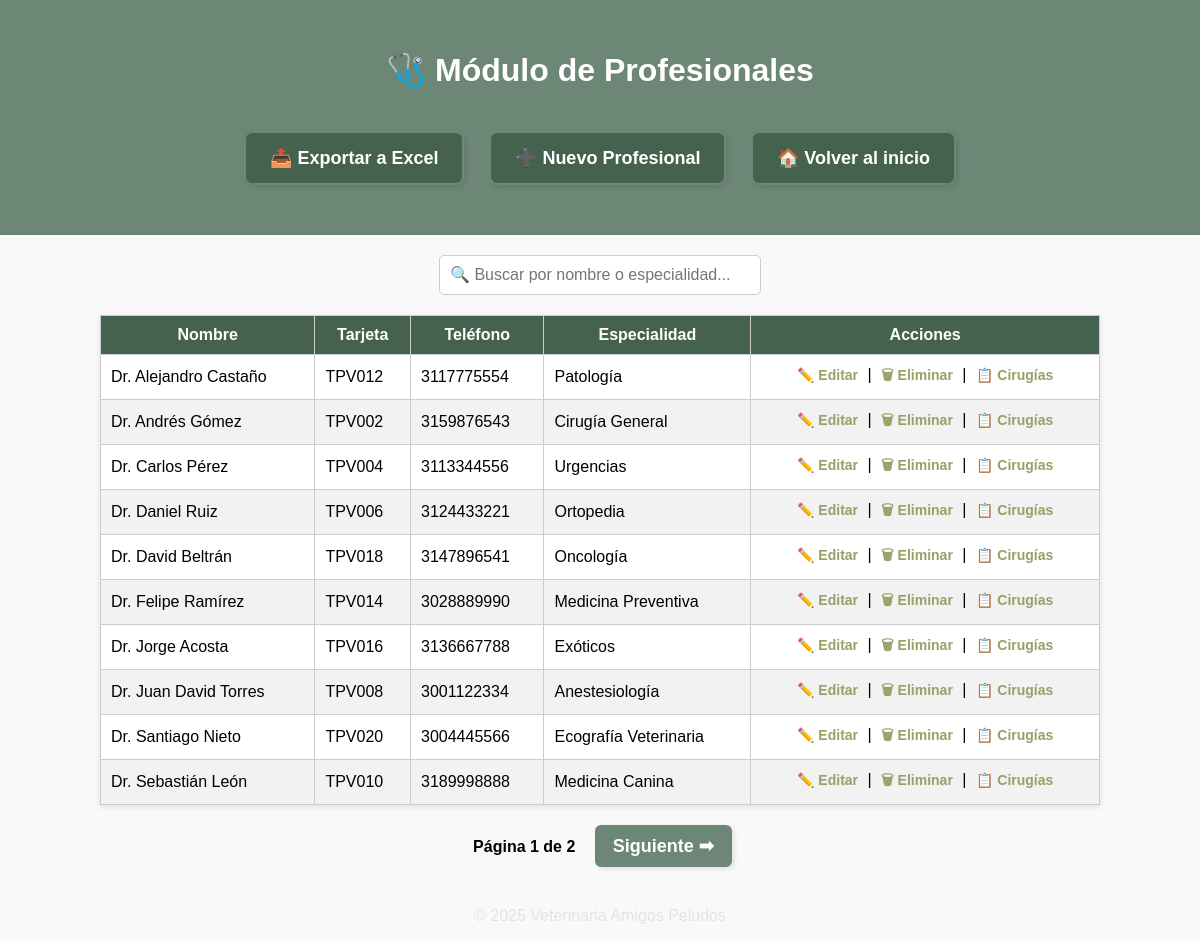
Screenshot of /profesionales/ with the database file from the repository.
### principal/models.py (models this page shows, shortened)
class Profesional(models.Model):
    nombre_prof = models.CharField(max_length=100)
    tarjeta_profesional = models.CharField(max_length=50, unique=True)
    telefono = models.CharField(max_length=20, blank=True, null=True)
    especialidad = models.CharField(max_length=100, blank=True, null=True)
    activo = models.BooleanField(default=True)

### principal/views.py (the view)
# urls.py: path('profesionales/', views.lista_profesionales, name='lista_profesionales'),
def lista_profesionales(request):
    profesionales = Profesional.objects.filter(activo=True).order_by('nombre_prof')
    paginator = Paginator(profesionales, 10)
    page_number = request.GET.get('page')
    page_obj = paginator.get_page(page_number)
    return render(request, 'principal/lista_profesionales.html', {
        'page_obj': page_obj
    })

### principal/templates/principal/lista_profesionales.html (shortened to what this page needs)
{% load static %}
<!DOCTYPE html>
<html lang="es">
<head>
    <link rel="stylesheet" href="{% static 'principal/css/listas.css' %}">
</head>
<body>
<header>
    <h1>🩺 Módulo de Profesionales</h1>
    <a href="{% url 'exportar_profesionales' %}" class="btn">📤 Exportar a Excel</a>
    <a href="{% url 'crear_profesional' %}" class="btn">➕ Nuevo Profesional</a>
    <a href="{% url 'inicio' %}" class="btn">🏠 Volver al inicio</a>
</header>
<div class="search-box">
    <input type="text" id="buscar" placeholder="🔍 Buscar por nombre o especialidad...">
</div>
<table id="tabla-profesionales">
    <thead>
        <tr>
            <th>Nombre</th>
            <th>Tarjeta</th>
            <th>Teléfono</th>
            <th>Especialidad</th>
            <th>Acciones</th>
        </tr>
    </thead>
    <tbody>
        {% for p in page_obj %}
        <tr>
            <td>{{ p.nombre_prof }}</td>
            <td>{{ p.tarjeta_profesional }}</td>
            <td>{{ p.telefono }}</td>
            <td>{{ p.especialidad }}</td>
            <td class="acciones">
                <a href="{% url 'editar_profesional' p.id %}">✏️ Editar</a> |
                <a href="{% url 'eliminar_profesional' p.id %}" onclick="return confirm('¿Eliminar este profesional?')">🗑 Eliminar</a> |
                <a href="{% url 'historial_cirugias' p.id %}">📋 Cirugías</a>
            </td>
        </tr>
        {% empty %}
        <tr><td colspan="5">No hay profesionales registrados.</td></tr>
        {% endfor %}
    </tbody>
</table>
<div class="paginacion" style="text-align:center; margin-top:20px;">
    <span style="margin: 0 10px; font-weight:bold;">
        Página {{ page_obj.number }} de {{ page_obj.paginator.num_pages }}
    </span>
    {% if page_obj.has_next %}
        <a class="btn" href="?page={{ page_obj.next_page_number }}">Siguiente ➡</a>
    {% endif %}
</div>
<footer>
    <p>© 2025 Veterinaria Amigos Peludos</p>
</footer>
</body>
</html>

### principal/static/principal/css/listas.css (style rules this page uses)
body { font-family: Arial, sans-serif; background-color: #f9f9f9; margin: 0; padding: 0; text-align: center; }
header { background-color: #6D8777; color: white; padding: 30px 20px; }
.btn { display: inline-flex; align-items: center; gap: 8px; margin: 20px 10px; padding: 14px 24px; background-color: #45624E; color: white; text-decoration: none; border-radius: 8px; font-size: 18px; font-weight: bold; border: 2px solid #6D8777; box-shadow: 2px 2px 5px rgba(0, 0, 0, 0.1); transition: background-color 0.3s ease, transform 0.2s ease; }
.search-box { margin: 20px auto; }
.search-box input { padding: 10px; width: 300px; font-size: 16px; border-radius: 5px; border: 1px solid #ccc; }
table { margin: 20px auto; border-collapse: collapse; width: 90%; max-width: 1000px; background-color: white; box-shadow: 0 2px 6px rgba(0,0,0,0.1); }
th, td { padding: 10px; border: 1px solid #ccc; text-align: left; }
th { background-color: #45624E; color: white; text-align: center; }
tr:nth-child(even) { background-color: #f2f2f2; }
td a { text-decoration: none; color: #6D8777; font-weight: bold; }
footer { margin-top: 40px; color: #e3e3e3; }
td:nth-child(5) { text-align: center; }
.acciones { white-space: nowrap; text-align: center; }
.acciones a { display: inline-block; margin: 0 5px; text-decoration: none; font-weight: bold; color: #93A267; transition: color 0.2s ease; }
.acciones { text-align: center; white-space: nowrap; }
.acciones a { font-weight: bold; color: #93A267; text-decoration: none; font-size: 14px; transition: color 0.2s ease; }
.paginacion a.btn { background-color: #6D8777; color: white; padding: 8px 16px; margin: 0 5px; text-decoration: none; border-radius: 6px; font-weight: bold; }

### rows the page displays
Profesional: nombre_prof "Dr. Alejandro Castaño", tarjeta_profesional "TPV012", telefono "3117775554", especialidad "Patología"
Profesional: nombre_prof "Dr. Andrés Gómez", tarjeta_profesional "TPV002", telefono "3159876543", especialidad "Cirugía General"
Profesional: nombre_prof "Dr. Carlos Pérez", tarjeta_profesional "TPV004", telefono "3113344556", especialidad "Urgencias"
Profesional: nombre_prof "Dr. Daniel Ruiz", tarjeta_profesional "TPV006", telefono "3124433221", especialidad "Ortopedia"
Profesional: nombre_prof "Dr. David Beltrán", tarjeta_profesional "TPV018", telefono "3147896541", especialidad "Oncología"
Profesional: nombre_prof "Dr. Felipe Ramírez", tarjeta_profesional "TPV014", telefono "3028889990", especialidad "Medicina Preventiva"
Profesional: nombre_prof "Dr. Jorge Acosta", tarjeta_profesional "TPV016", telefono "3136667788", especialidad "Exóticos"
Profesional: nombre_prof "Dr. Juan David Torres", tarjeta_profesional "TPV008", telefono "3001122334", especialidad "Anestesiología"
Profesional: nombre_prof "Dr. Santiago Nieto", tarjeta_profesional "TPV020", telefono "3004445566", especialidad "Ecografía Veterinaria"
Profesional: nombre_prof "Dr. Sebastián León", tarjeta_profesional "TPV010", telefono "3189998888", especialidad "Medicina Canina"

### other values shown
{{ page_obj.number }} "1"
{{ page_obj.paginator.num_pages }} "2"
